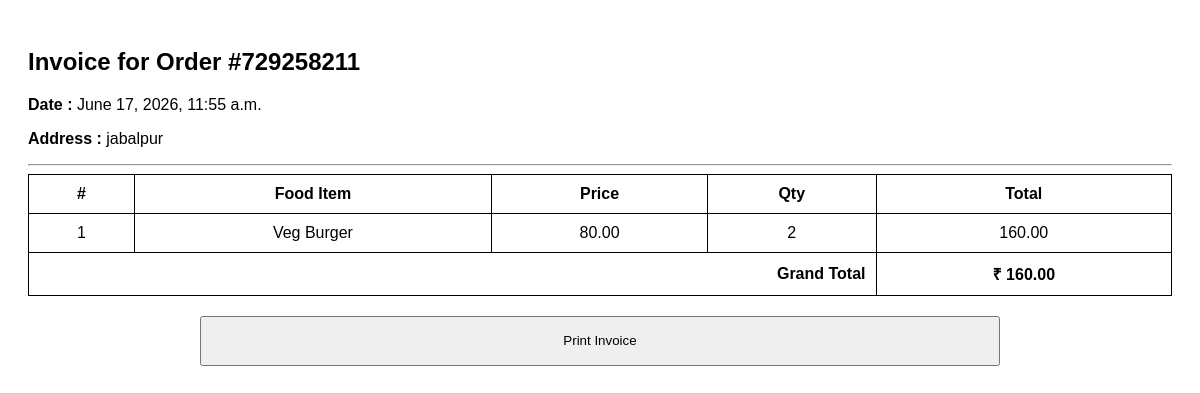
Before: /api/invoice/729258211/ with the older database file.
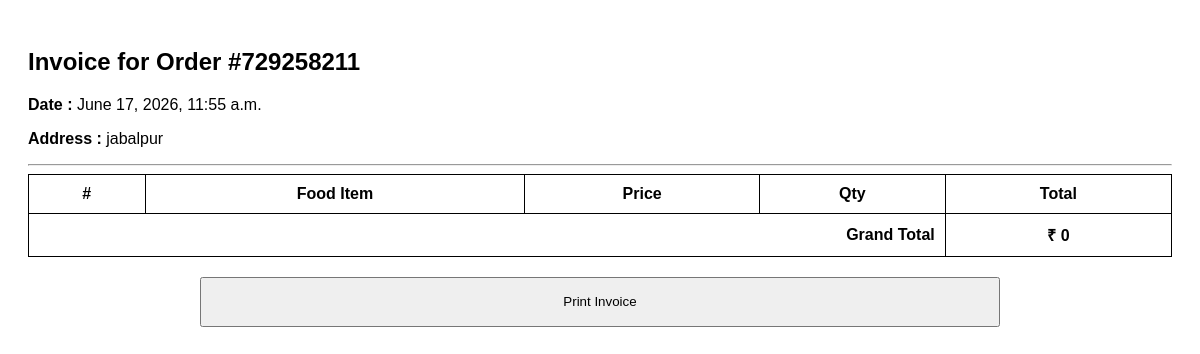
After: the same page with the newer database file.
### foodordering/models.py (models this page shows, shortened)
class OrderAddress(models.Model):
 user = models.ForeignKey(User, on_delete=models.CASCADE)
 order_number = models.CharField(max_length=100, null=True)
 address = models.TextField()
 order_time = models.DateTimeField(auto_now_add=True)
 order_final_status = models.CharField(max_length=200, null=True)

class Food(models.Model):
 category = models.ForeignKey(Category, on_delete=models.CASCADE)
 item_name = models.CharField(max_length=50)
 price = models.DecimalField(max_digits=10, decimal_places=2)
 item_description = models.TextField(max_length=500, null=True, blank=True)
 image = models.ImageField(upload_to='food_images/')
 item_quantity = models.CharField(max_length=50)
 is_available = models.BooleanField(default=True)

### foodordering/views.py (the view)
# urls.py: path('invoice/<str:order_number>/',get_invoice, name='get_invoice'),
def get_invoice(request, order_number):
  orders = Order.objects.filter(order_number=order_number, is_order_placed=True).select_related('food')
  address = OrderAddress.objects.get(order_number=order_number)
  grand_total = 0
  order_data = []
  for order in orders:
    total_price = order.food.price * order.quantity
    grand_total += total_price
    order_data.append({
      'food': order.food,
      'quantity': order.quantity,
      'total_price' : total_price
    })
  return render(request, 'invoice.html',{
    'order_number': order_number,
    'address': address,
    'grand_total': grand_total,
    'orders' : order_data
  })

### foodordering/templates/invoice.html (shortened to what this page needs)
<!DOCTYPE html>
<html>
<head>
</head>
<body>
 <h2>Invoice for Order #{{order_number}}</h2>
 <p><strong>Date : </strong>{{address.order_time}}</p>
 <p><strong>Address : </strong>{{address.address}}</p>
 <hr/>
 <table>
  <thead>
   <tr>
    <th>#</th>
    <th>Food Item</th>
    <th>Price</th>
    <th>Qty</th>
    <th>Total</th>
   </tr>
 </thead>
 <tbody>
  {% for order in orders %}
  <tr>
   <td>{{forloop.counter}}</td>
   <td>{{order.food.item_name}}</td>
   <td>{{order.food.price}}</td>
   <td>{{order.quantity}}</td>
   <td>{{order.total_price}}</td>
  </tr>
  {% endfor %}
 </tbody>
 <tfoot>
  <tr>
   <th colspan="4" style="text-align : right">Grand Total</th>
   <th>₹ {{grand_total}}</th>
  </tr>
 </tfoot>
 </table>
 <div style='margin-top : 30; display:flex; justify-content:center;'>
  <button style='width:70%; height:50px; margin-top:20px;' onClick="window.print()">Print Invoice</button>
 </div>
</body>
</html>

### foodordering/templates/invoice.html (style rules this page uses)
body { font-family: Arial, sans-serif; padding: 20px }
table { width:100%; border-collapse: collapse; }
th, td { border: 1px solid; padding : 10px; text-align: center; }

Changed rows visible on the page:
removed Food: food.item_name "Veg Burger", food.price "80.00", quantity "2", total_price "160.00"
Other visible differences:
{{ grand_total }}: "160.00" → "0"
